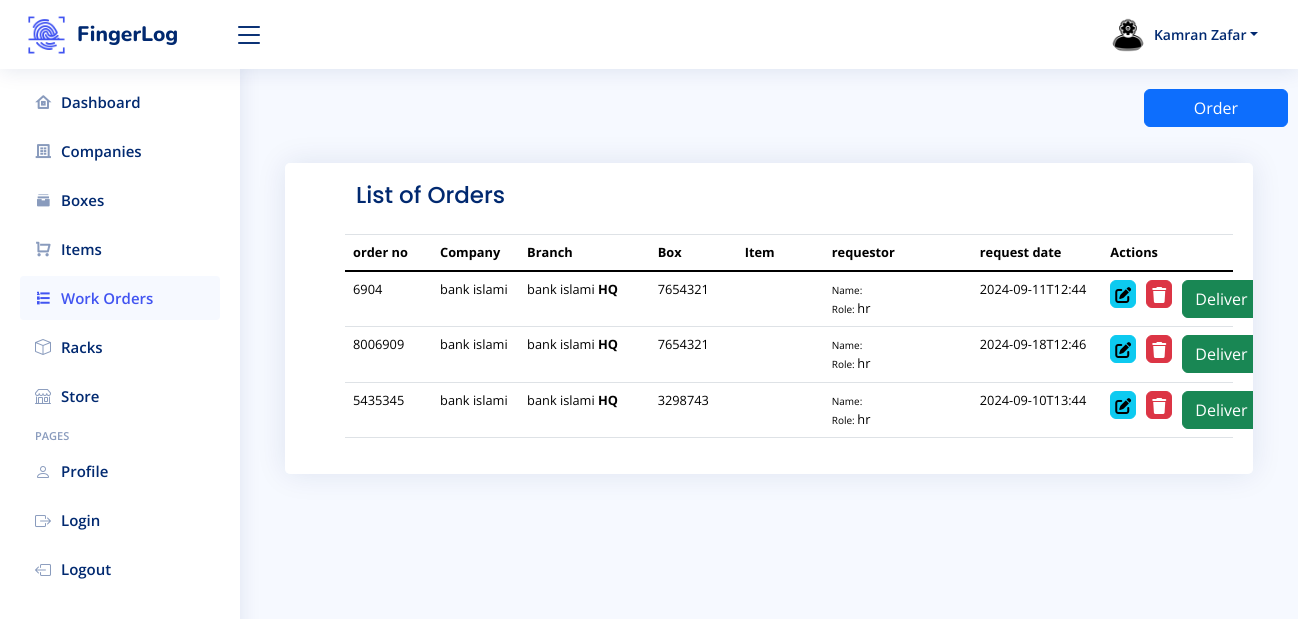
The page /order.php (signed in) on the database as committed earlier.
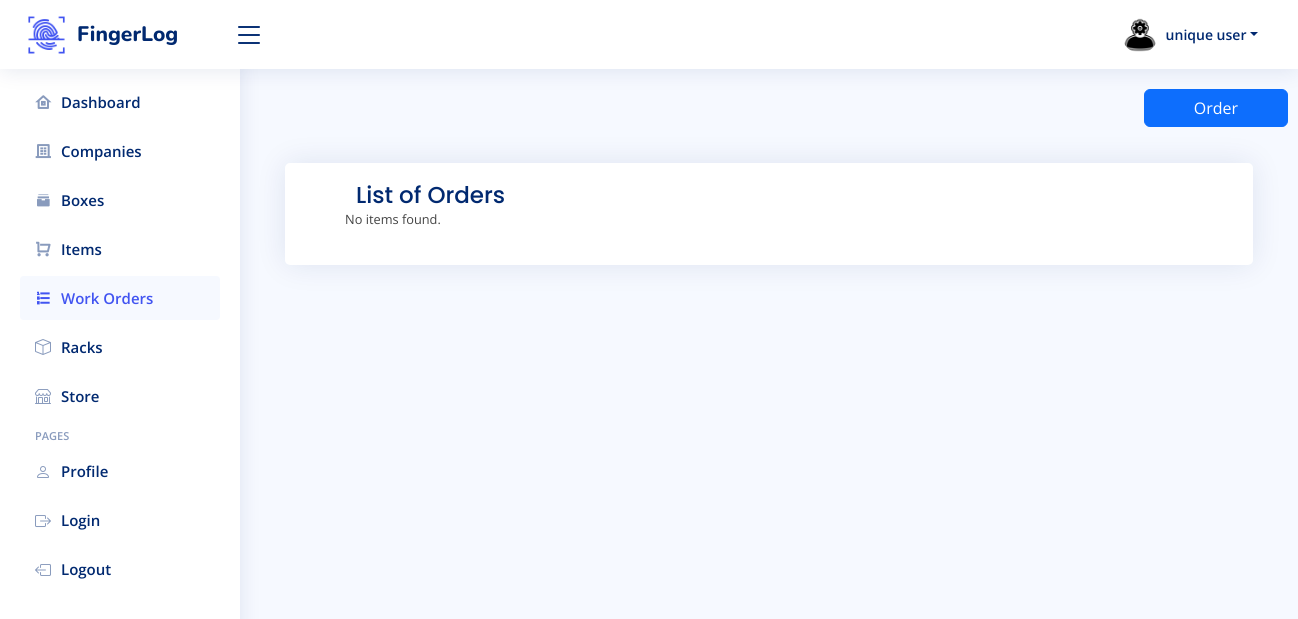
The same page on the database as committed later.
### tables this page shows
CREATE TABLE `register` (
  `id` int(11) NOT NULL,
  `name` varchar(50) NOT NULL,
  `email` varchar(50) NOT NULL,
  `password` varchar(50) NOT NULL,
  `role` enum('user','admin') NOT NULL DEFAULT 'admin'
);

CREATE TABLE `orders` (
  `order_no` int(100) NOT NULL,
  `order_id` int(255) NOT NULL,
  `company` int(255) NOT NULL,
  `branch` int(11) NOT NULL,
  `box` int(11) NOT NULL,
  `item` text NOT NULL,
  `name` text NOT NULL,
  `date` text NOT NULL
);

CREATE TABLE `compani` (
  `acc_lev_1` int(255) NOT NULL,
  `acc_lev_2` int(255) NOT NULL,
  `acc_lev_3` int(255) NOT NULL,
  `comp_id` int(255) NOT NULL,
  `acc_desc` text NOT NULL,
  `email` text DEFAULT NULL,
  `registration` date NOT NULL,
  `expiry` date NOT NULL,
  `foc` text NOT NULL,
  `foc_phone` text NOT NULL,
  `add_1` text NOT NULL,
  `add_2` text NOT NULL,
  `add_3` text NOT NULL
);

CREATE TABLE `branch` (
  `account_level_no` int(255) NOT NULL,
  `branch_id` int(100) NOT NULL,
  `compID_FK` int(255) NOT NULL,
  `branch_name` varchar(255) NOT NULL,
  `ContactPersonName` varchar(100) DEFAULT NULL,
  `ContactPersonResignation` varchar(50) DEFAULT NULL,
  `ContactPersonPhone` text DEFAULT NULL,
  `City` varchar(100) DEFAULT NULL,
  `State` text DEFAULT NULL,
  `Country` varchar(100) DEFAULT NULL,
  `Status` text DEFAULT NULL
);

CREATE TABLE `box` (
  `box_id` int(200) NOT NULL,
  `branchID_FK` int(100) NOT NULL,
  `companiID_FK` int(255) NOT NULL,
  `created_at` timestamp NOT NULL DEFAULT current_timestamp(),
  `status` varchar(25) NOT NULL,
  `rec_date` varchar(100) NOT NULL,
  `sender` text NOT NULL,
  `rec_via` text NOT NULL,
  `barcode` text NOT NULL
);

CREATE TABLE `employee` (
  `emp_id` int(100) NOT NULL,
  `comp_FK_emp` int(255) NOT NULL,
  `branch_FK_emp` int(100) NOT NULL,
  `name` text NOT NULL,
  `email` varchar(150) NOT NULL,
  `phone` text NOT NULL,
  `gender` text NOT NULL,
  `Address` text DEFAULT NULL,
  `Authority` text NOT NULL,
  `auth_status` text DEFAULT NULL
);

### order.php (the view, shortened to what the changed rows need)
<?php
include 'config/db.php';
$email = $_SESSION['email'];
$getAdminData = "SELECT * FROM register WHERE email = '$email'";
$resultData = mysqli_query($conn, $getAdminData);
if ($resultData->num_rows > 0) {
  $row2 = $resultData->fetch_assoc();
  $adminName = $row2['name'];
}
$showOrders = "Select * FROM orders";
$resultShowOrders = $conn->query($showOrders);
?>
<!DOCTYPE html>
<html lang="en">
<head>
  <link href="https://maxcdn.bootstrapcdn.com/bootstrap/4.5.2/css/bootstrap.min.css" rel="stylesheet">
  <link href="assets/vendor/bootstrap/css/bootstrap.min.css" rel="stylesheet">
  <link href="assets/vendor/bootstrap-icons/bootstrap-icons.css" rel="stylesheet">
  <link href="assets/vendor/boxicons/css/boxicons.min.css" rel="stylesheet">
  <link href="assets/vendor/quill/quill.snow.css" rel="stylesheet">
  <link href="assets/vendor/quill/quill.bubble.css" rel="stylesheet">
  <link href="assets/vendor/remixicon/remixicon.css" rel="stylesheet">
  <link href="assets/vendor/simple-datatables/style.css" rel="stylesheet">
  <link href="https://cdn.jsdelivr.net/npm/bootstrap@5.0.2/dist/css/bootstrap.min.css" rel="stylesheet">
  <link href="https://cdn.jsdelivr.net/npm/simple-datatables@latest/dist/style.css" rel="stylesheet" type="text/css">
  <link rel="stylesheet" href="https://cdnjs.cloudflare.com/ajax/libs/font-awesome/6.0.0-beta3/css/all.min.css">
  <link rel="stylesheet" href="https://cdn.datatables.net/2.1.5/css/dataTables.dataTables.css">
  <link rel="stylesheet" href="https://cdn.datatables.net/buttons/3.1.2/css/buttons.dataTables.css">
  <link rel="stylesheet" href="fonts/icomoon/style.css">
  <link rel="stylesheet" href="css/owl.carousel.min.css">
  <link rel="stylesheet" href="css/bootstrap.min.css">
  <link rel="stylesheet" href="css/style.css">
  <link href="assets/css/style.css" rel="stylesheet">
</head>
<body>
  <header id="header" class="header fixed-top d-flex align-items-center">
    <nav class="header-nav ms-auto">
      <ul class="d-flex align-items-center">
        <li class="nav-item dropdown pe-3 mr-4">
          <a class="nav-link nav-profile d-flex align-items-center pe-0" href="#" data-bs-toggle="dropdown">
            <img src="image/admin-png.png" alt="Profile" class="rounded-circle">
            <span class="d-none d-md-block dropdown-toggle ps-2"><?php echo $adminName ?></span>
          </a>
        </li>
      </ul>
    </nav>
  </header>
  <main id="main" class="main">
    <div class="col-12">
      <div class="cardBranch recent-sales overflow-auto">
        <div class="card-body">
          <h5 class="card-title">List of Orders</h5>
          <?php
          if ($resultShowOrders->num_rows > 0) {
            echo '<table class="table datatable mt-4" style="table-layout: fixed;">
                    <thead>
                        <tr>
                            <th scope="col" style="width: 10%;">order no</th>
                            <th scope="col" style="width: 10%;">Company</th>
                            <th scope="col" style="width: 15%;">Branch</th>
                             <th scope="col" style="width: 10%;">Box</th>
                            <th scope="col" style="width: 10%;">Item</th>
                            <th scope="col" style="width: 17%;">requestor</th>
                            <th scope="col" style="width: 15%;">request date</th>
                            <th scope="col" style="width: 15%;">Actions</th>
                        </tr>
                    </thead>
                    <tbody style="table-layout: fixed;">';
            while ($row = $resultShowOrders->fetch_assoc()) {
              echo '<tr>';
              echo '<td>' . ($row['order_no']) . '</td>';
              $comp_id = $row['company'];
              $sql3 = "SELECT * FROM compani WHERE comp_id= '$comp_id'";
              $result3 = $conn->query($sql3);
              if ($result3->num_rows > 0) {
                $row3 = $result3->fetch_assoc();
                $comp_name = $row3['comp_name'];
              }
              echo '<td>' . $comp_name . '</td>';
              $branch_id = $row['branch'];
              $branchSql = "Select * From branch where branch_id = '$branch_id'";
              $branchResult = $conn->query($branchSql);
              if ($branchResult->num_rows > 0) {
                $branchRow = $branchResult->fetch_assoc();
                $brnach_name = $branchRow['branch_name'];
              }
              echo '<td>' . $brnach_name . '<td>';
              $box_id = $row['box'];
              $boxSQL = "Select * From box where box_id = '$box_id'";
              $boxSQLresult = $conn->query($boxSQL);
              if ($boxSQLresult->num_rows > 0) {
                $boxRow = $boxSQLresult->fetch_assoc();
                $box_barc = $boxRow['barcode'];
              }
              echo  $box_barc;
              $empSQL = "Select * From employee where branch_FK_emp = '$branch_id'";
              $empSQLresult = $conn->query($empSQL);
              if ($empSQLresult->num_rows > 0) {
                $empRow = $empSQLresult->fetch_assoc();
                $Role = $empRow['Authority'];
              }
              echo '<td>' . ($row["item"]) . '</td>';
              echo '<td> <span class="req_span">Name:  </span>' . $emply_name . '<br>  <span class="req_span">Role:  </span>' . $Role . '</td>';
              echo '<td>' . ($row["date"]) . '</td>';
          ?>
              <td>
                <div style="display: flex; gap: 10px;">
                  <a type="button" class="btn btn-success btn-info d-flex justify-content-center " style="width:25px; height: 28px;" href="OrderUpdate.php?id=<?php echo $row['branch']; ?>"><i style="width: 20px;" class="fa-solid fa-pen-to-square"></i></a>
                  <a type="button" class="btn btn-danger btn-floating d-flex justify-content-center" style="width:25px; height:28px" data-mdb-ripple-init
                    onclick="return confirm('Are you sure you want to delete this record?');" href="OrderDelete.php?id=<?php echo $row['branch']; ?>"> <i style="width: 20px;" class="fa-solid fa-trash"></i></a>
                  <a type="button" class="btn btn-success" data-mdb-ripple-init onclick="return confirm('status will be out, and the for record this order is deleted from here and added to the delivery-workorder table');" href="deliveryWorkorder.php?id=<?php echo $row['branch']; ?>">Deliver</a>
                </div>
              </td>
          <?php
              echo '</tr>';
            }
            echo '</tbody></table>';
          } else {
            echo '<p>No items found.</p>';
          }
          ?>
        </div>
      </div>
    </div>
  </main>
</body>
</html>

Rows that differ between the two databases and show on the page:
removed register: name "Kamran Zafar"
removed orders: order_no "6904", company.comp_name "bank islami", branch.branch_name "bank islami HQ", box.barcode "7654321", employee.Authority "hr", date "2024-09-11T12:44"
removed orders: order_no "8006909", company.comp_name "bank islami", branch.branch_name "bank islami HQ", box.barcode "7654321", employee.Authority "hr", date "2024-09-18T12:46"
removed orders: order_no "5435345", company.comp_name "bank islami", branch.branch_name "bank islami HQ", box.barcode "3298743", employee.Authority "hr", date "2024-09-10T13:44"
now on this page (row unchanged): register: name "unique user"
Other text that changed with them:
text no longer shown: "order no Company Branch Box Item requestor request date Actions"
text now shown: "No items found."
